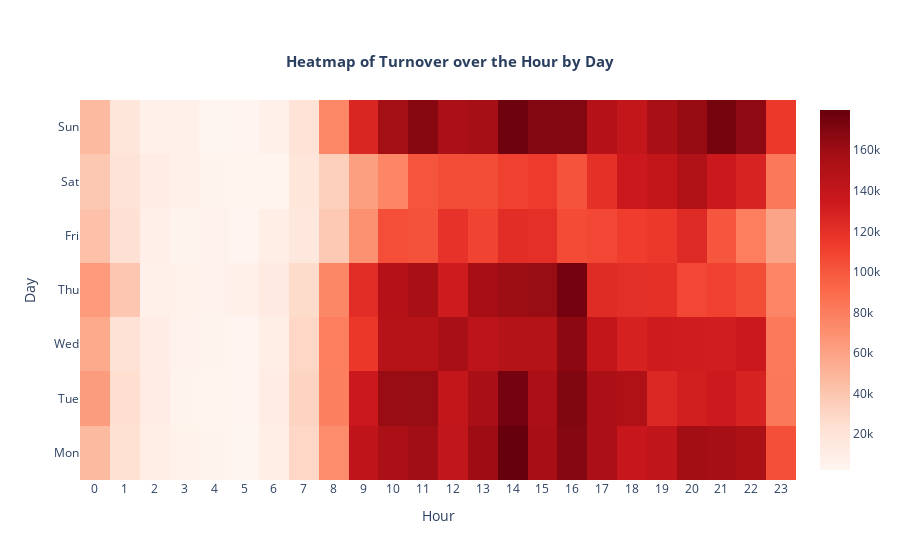

Write notebook code for a chart like this one.
### Code cell
layout= {
    'title':{
        'text': '<b>Heatmap of Turnover over the Hour by Day</b>',
        'x':0.5,
        'y':0.9,
        'font':{
            'size':15
        }
    },
    'xaxis':{
        'title':'Hour',
        'showticklabels':True,
        'dtick':1
    },
    'yaxis':{
        'title':'Day'
    },
    'template': 'plotly_white'
}

orders_payments_weekday_hour.iplot(kind='heatmap',x='hour',y='weekday',z='payment_value',colorscale='Reds', layout=layout)

### Figure 1 — Plotly figure (JSON) as saved in the notebook; plotly's stock layout.template omitted (floating-point values rounded to 4 significant figures; data arrays with more than 128 entries replaced by an {"elided": "..."} marker saying what was removed)
{"data": [{"colorscale": [[0, "rgb(255,245,240)"], [0.125, "rgb(254,224,210)"], [0.25, "rgb(252,187,161)"], [0.375, "rgb(252,146,114)"], [0.5, "rgb(251,106,74)"], [0.625, "rgb(239,59,44)"], [0.75, "rgb(203,24,29)"], [0.875, "rgb(165,15,21)"], [1, "rgb(103,0,13)"]], "type": "heatmap", "x": {"elided": "168 int values"}, "y": {"elided": "168 str values"}, "z": {"elided": "168 float values"}, "zmax": 179900.0, "zmin": 2138.0}], "layout": {"title": {"font": {"size": 15}, "text": "<b>Heatmap of Turnover over the Hour by Day</b>", "x": 0.5, "y": 0.9}, "xaxis": {"dtick": 1, "showticklabels": true, "title": {"text": "Hour"}}, "yaxis": {"title": {"text": "Day"}}}}
